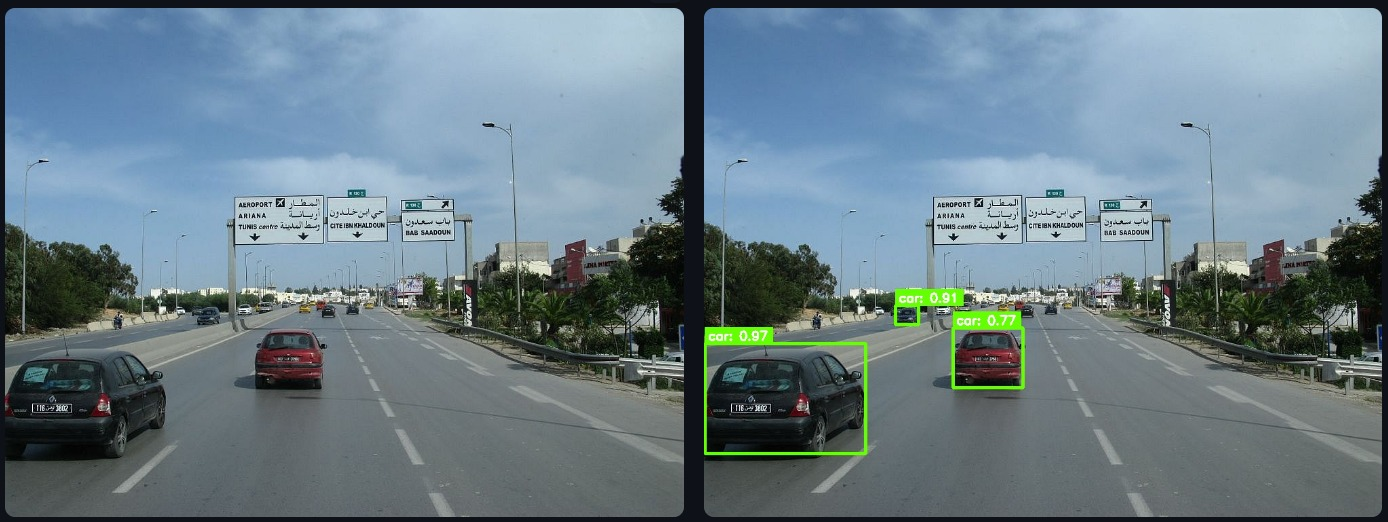
#> input picture images/1.jpg, 1388 x 522 px; its folder holds only this picture in this run
$ python -i image_enhancing.py   (imports and definitions only)
#> lines starting #> are read from the running program, lines starting #| are printed output that depends on the picture; after the words box and inside, x2 and y2 are one past the last pixel; in counts of white or black regions, pixels touching at a corner belong together
#> in enhance_all_methods, img is the input picture: shape (522, 1388, 3); mean B, G, R 135.7, 125.7, 106.5
"""
Batch Plate Enhancement Script
Reads all detected plates and applies ALL enhancement methods
Creates multiple enhanced versions for better OCR options
"""
import cv2
import numpy as np
from pathlib import Path
import os

# Get the base directory (where this script is located)
BASE_DIR = Path(__file__).parent.parent.parent.absolute()  # Go up to AutoPlateTN root


class PlateEnhancer:
    """Class for enhancing license plate image quality before OCR"""

    def __init__(self):
        """Initialize the enhancer"""
        pass

    def enhance(self, image, method='full'):
        """
        Enhance plate image quality

        Args:
            image: BGR numpy array or path to image
            method: 'full', 'light', 'aggressive', or 'none'

        Returns:
            Enhanced image (BGR format)
        """
        # Load image if it's a path
        if isinstance(image, (str, Path)):
            img = cv2.imread(str(image))
            if img is None:
                raise ValueError(f"Cannot load image: {image}")
        else:
            img = image.copy()

        if img is None or img.size == 0:
            raise ValueError("Empty or invalid image")

        # Apply selected method
        if method == 'full':
            return self._full_enhancement(img)
        elif method == 'light':
            return self._light_enhancement(img)
        elif method == 'aggressive':
            return self._aggressive_enhancement(img)
        elif method == 'none':
            return img
        else:
            raise ValueError(f"Unknown method: {method}. Use 'full', 'light', 'aggressive', or 'none'")

    def _full_enhancement(self, image):
        """
        Full preprocessing (recommended for most cases)
        - Denoising
        - 4x Upscaling
        - CLAHE (contrast enhancement)
        - Gamma correction
        - Sharpening
        - Bilateral filter
        - Combined binarization
        - Morphology
        """
        # Convert to grayscale
        if len(image.shape) == 3:
            gray = cv2.cvtColor(image, cv2.COLOR_BGR2GRAY)
        else:
            gray = image

        # 1. Initial denoising
        gray = cv2.fastNlMeansDenoising(gray, None, h=10, templateWindowSize=7, searchWindowSize=21)

        # 2. 4x upscaling to capture details
        h, w = gray.shape[:2]
        gray = cv2.resize(gray, (w * 4, h * 4), interpolation=cv2.INTER_CUBIC)
#> gray: shape (2088, 5552)

        # 3. CLAHE for local contrast enhancement
        clahe = cv2.createCLAHE(clipLimit=3.0, tileGridSize=(8, 8))
        gray = clahe.apply(gray)

        # 4. Gamma correction for better visibility
        gamma = 1.2
        inv_gamma = 1.0 / gamma
        table = np.array([((i / 255.0) ** inv_gamma) * 255 for i in range(256)]).astype("uint8")
        gray = cv2.LUT(gray, table)
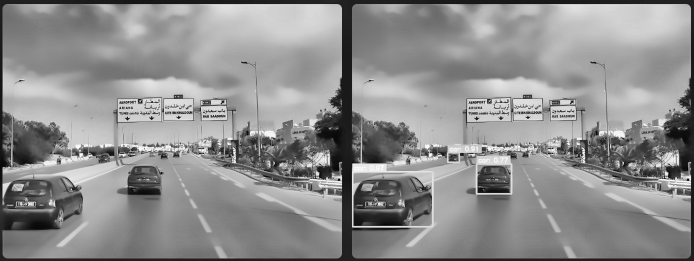
#> gray: shape (2088, 5552) (shown at 1/8 size); min 0, max 255, mean 142.2

        # 5. Sharpening to reduce blur
        gaussian = cv2.GaussianBlur(gray, (0, 0), 2.0)
        sharpened = cv2.addWeighted(gray, 1.5, gaussian, -0.5, 0)

        # 6. Bilateral filter for smoothing while preserving edges
        sharpened = cv2.bilateralFilter(sharpened, d=5, sigmaColor=50, sigmaSpace=50)

        # 7. Polarity detection and inversion if needed
        mean_val = cv2.mean(sharpened)[0]
#> mean_val = 141.9
        if mean_val < 127:
            sharpened = cv2.bitwise_not(sharpened)

        # 8. Combined binarization (Otsu + Adaptive)
        _, binary_otsu = cv2.threshold(sharpened, 0, 255, cv2.THRESH_BINARY + cv2.THRESH_OTSU)
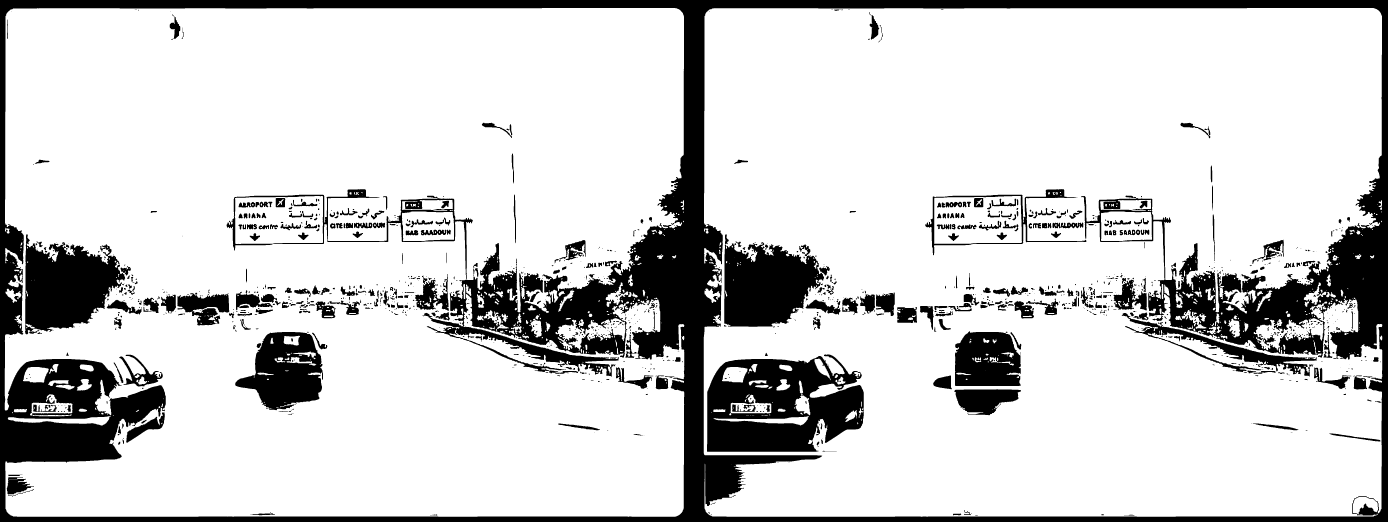
#> binary_otsu: shape (2088, 5552) (shown at 1/4 size); 81.8% white; 1217 black regions (538 under 20 px), largest, box (x1, y1, x2, y2) and area: (0, 0, 5552, 2088) 1297397, (2828, 1418, 3455, 1807) 165569, (100, 937, 501, 1337) 101054
        binary_adaptive = cv2.adaptiveThreshold(
            sharpened, 255, cv2.ADAPTIVE_THRESH_GAUSSIAN_C,
            cv2.THRESH_BINARY, 31, 5
        )
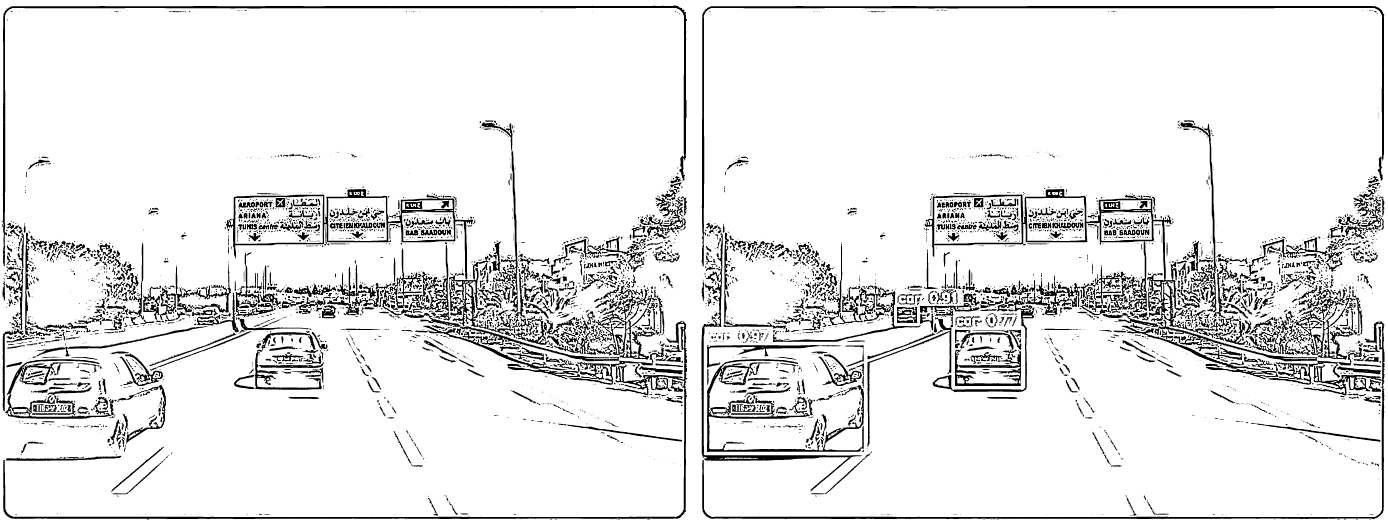
#> binary_adaptive: shape (2088, 5552) (shown at 1/4 size); 90.8% white; 5542 black regions (2907 under 20 px), largest, box (x1, y1, x2, y2) and area: (13, 1283, 2749, 2079) 37721, (3698, 756, 4896, 1363) 37559, (8, 22, 2748, 1065) 37170
        binary = cv2.bitwise_or(binary_otsu, binary_adaptive)
#> binary: shape (2088, 5552); 93.7% white; 3208 black regions (1416 under 20 px), largest, box (x1, y1, x2, y2) and area: (8, 22, 2748, 1065) 37011, (2806, 24, 5537, 1066) 35761, (13, 1283, 2749, 2079) 29821

        # 9. Morphology to connect characters and clean
        kernel_h = cv2.getStructuringElement(cv2.MORPH_RECT, (3, 1))
        binary = cv2.morphologyEx(binary, cv2.MORPH_CLOSE, kernel_h, iterations=1)
#> binary: shape (2088, 5552); 93.8% white; 2947 black regions (1002 under 20 px), largest, box (x1, y1, x2, y2) and area: (8, 22, 2748, 1065) 36971, (2806, 24, 5537, 1066) 35752, (13, 1283, 2749, 2079) 29592

        kernel_small = cv2.getStructuringElement(cv2.MORPH_RECT, (2, 2))
        binary = cv2.morphologyEx(binary, cv2.MORPH_OPEN, kernel_small, iterations=1)
#> binary: shape (2088, 5552); 93.8% white; 2701 black regions (896 under 20 px), largest, box (x1, y1, x2, y2) and area: (9, 23, 2749, 1066) 36984, (2807, 25, 5538, 1067) 35757, (14, 1284, 2750, 2080) 29604

        # Convert back to BGR for saving (3 channels)
        result = cv2.cvtColor(binary, cv2.COLOR_GRAY2BGR)

        return result

    def _light_enhancement(self, image):
        """
        Light preprocessing (for good quality images)
        - Light denoising
        - CLAHE
        """
        if len(image.shape) == 3:
            gray = cv2.cvtColor(image, cv2.COLOR_BGR2GRAY)
        else:
            gray = image

        # Light denoising
        gray = cv2.fastNlMeansDenoising(gray, None, h=8, templateWindowSize=7, searchWindowSize=21)

        # Moderate CLAHE
        clahe = cv2.createCLAHE(clipLimit=2.0, tileGridSize=(8, 8))
        gray = clahe.apply(gray)

        # Convert back to BGR
        result = cv2.cvtColor(gray, cv2.COLOR_GRAY2BGR)

        return result

    def _aggressive_enhancement(self, image):
        """
        Aggressive preprocessing (for very degraded/blurry images)
        - Strong denoising
        - 6x upscaling
        - Aggressive CLAHE
        - Strong sharpening
        - Binarization
        - Strong morphology
        """
        if len(image.shape) == 3:
            gray = cv2.cvtColor(image, cv2.COLOR_BGR2GRAY)
        else:
            gray = image

        # 1. Strong denoising
        gray = cv2.fastNlMeansDenoising(gray, None, h=15, templateWindowSize=7, searchWindowSize=21)
#> gray: shape (522, 1388)

        # 2. 6x upscaling
        h, w = gray.shape[:2]
        gray = cv2.resize(gray, (w * 6, h * 6), interpolation=cv2.INTER_CUBIC)
#> gray: shape (3132, 8328)

        # 3. Aggressive CLAHE
        clahe = cv2.createCLAHE(clipLimit=4.0, tileGridSize=(4, 4))
        gray = clahe.apply(gray)
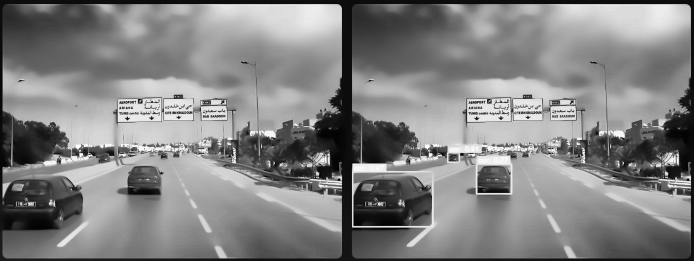
#> gray: shape (3132, 8328) (shown at 1/12 size); min 0, max 255, mean 130.1

        # 4. Strong sharpening
        kernel = np.array([[-1,-1,-1], [-1, 9,-1], [-1,-1,-1]])
        gray = cv2.filter2D(gray, -1, kernel)

        # 5. Inversion if needed
        if cv2.mean(gray)[0] < 127:
            gray = cv2.bitwise_not(gray)

        # 6. Otsu binarization
        _, binary = cv2.threshold(gray, 0, 255, cv2.THRESH_BINARY + cv2.THRESH_OTSU)
#> binary: shape (3132, 8328); 64.6% white; 19269 black regions (18083 under 20 px), largest, box (x1, y1, x2, y2) and area: (0, 0, 8328, 3132) 7592010, (4241, 2080, 5184, 2712) 494428, (1407, 1991, 1938, 2478) 163262

        # 7. Strong morphology
        kernel = cv2.getStructuringElement(cv2.MORPH_RECT, (3, 2))
        binary = cv2.morphologyEx(binary, cv2.MORPH_CLOSE, kernel, iterations=2)
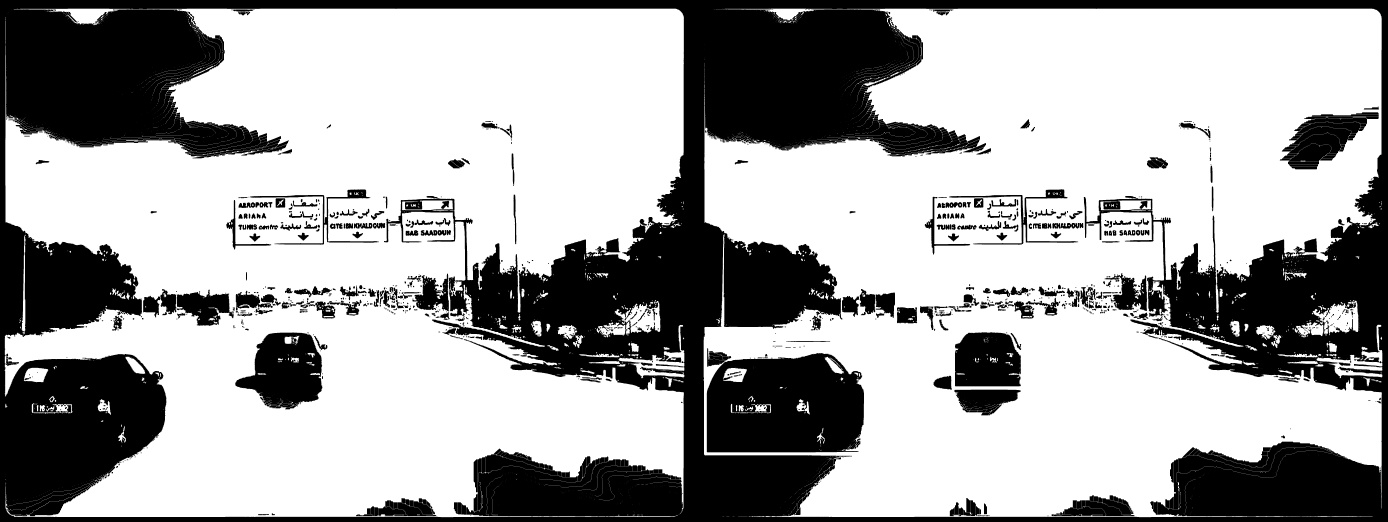
#> binary: shape (3132, 8328) (shown at 1/6 size); 65.5% white; 1331 black regions (157 under 20 px), largest, box (x1, y1, x2, y2) and area: (0, 0, 8328, 3132) 7341068, (4241, 2118, 5184, 2714) 479146, (1411, 1995, 1934, 2445) 155997

        # Convert back to BGR
        result = cv2.cvtColor(binary, cv2.COLOR_GRAY2BGR)

        return result

    def enhance_all_methods(self, image):
        """
        Apply all enhancement methods and return all results

        Args:
            image: Input image (BGR or path)

        Returns:
            dict with all enhancement results
        """
        # Load image if it's a path
        if isinstance(image, (str, Path)):
            img = cv2.imread(str(image))
        else:
            img = image.copy()

        results = {
            'original': img,
            'light': self.enhance(img, method='light'),
            'full': self.enhance(img, method='full'),
            'aggressive': self.enhance(img, method='aggressive')
        }

        return results


# [135 lines left out: functions process_all_plates_all_methods, main, not called in this run]


# [9 lines not run here, left out]

>>> result = PlateEnhancer().enhance_all_methods('../../images/1.jpg')
#> result = 4 items

$ run again, on images/2.jpg
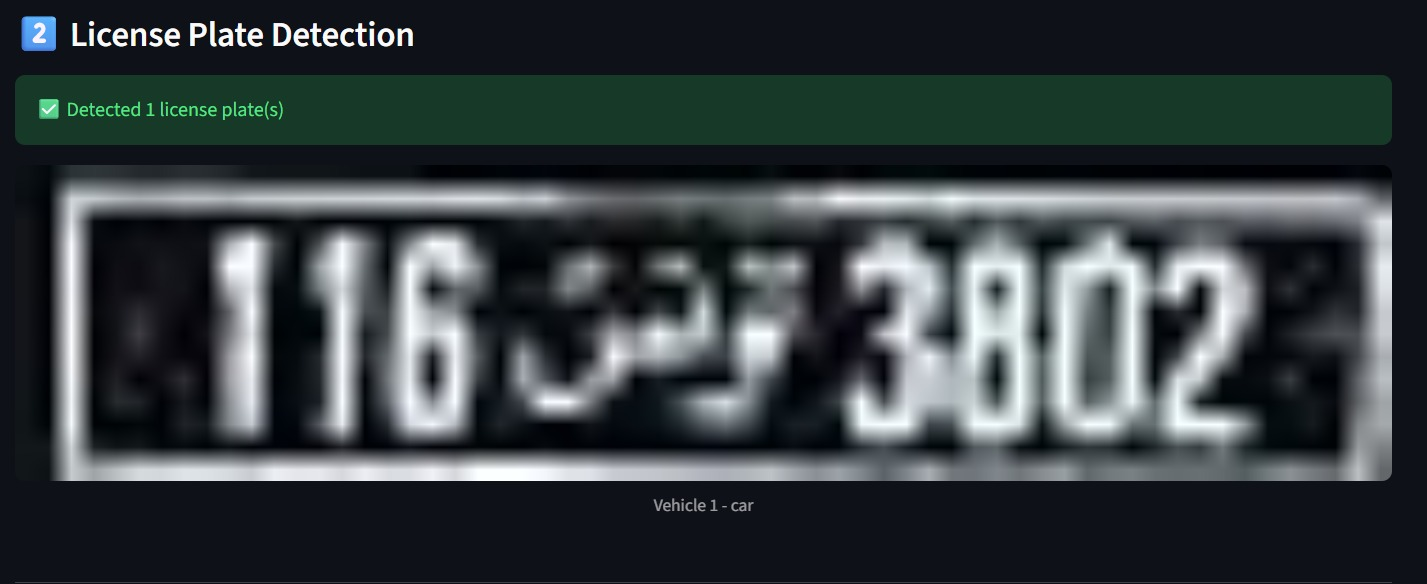
#> input picture images/2.jpg, 1427 x 584 px
#> in enhance_all_methods, img is the input picture: shape (584, 1427, 3); mean B, G, R 65.8, 63.2, 55.4
#> in _full_enhancement, `gray = cv2.LUT(gray, table)`:
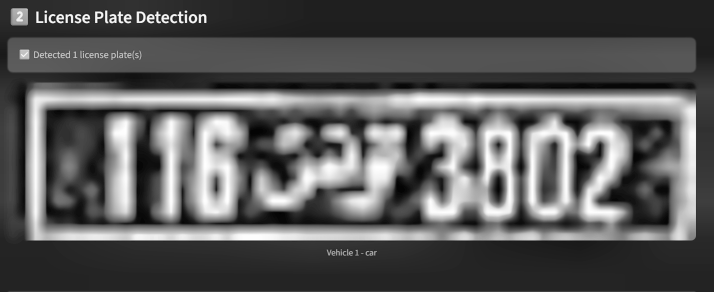
#> gray: shape (2336, 5708) (shown at 1/8 size); min 0, max 255, mean 89.9
#> mean_val = 89.66
#> binary_otsu: shape (2336, 5708); 72.3% white; 70 black regions, largest, box (x1, y1, x2, y2) and area: (208, 711, 5570, 1925) 1985258, (3356, 895, 4144, 1782) 464532, (2030, 989, 3241, 1740) 464046
#> binary_adaptive: shape (2336, 5708); 98.1% white; 1210 black regions (886 under 20 px), largest, box (x1, y1, x2, y2) and area: (208, 750, 5569, 1925) 56404, (60, 2327, 5568, 2333) 33030, (97, 301, 5497, 309) 14083
#> in _aggressive_enhancement, `binary = cv2.morphologyEx(binary, cv2.MORPH_CLOSE, kernel, iterations=2)`:
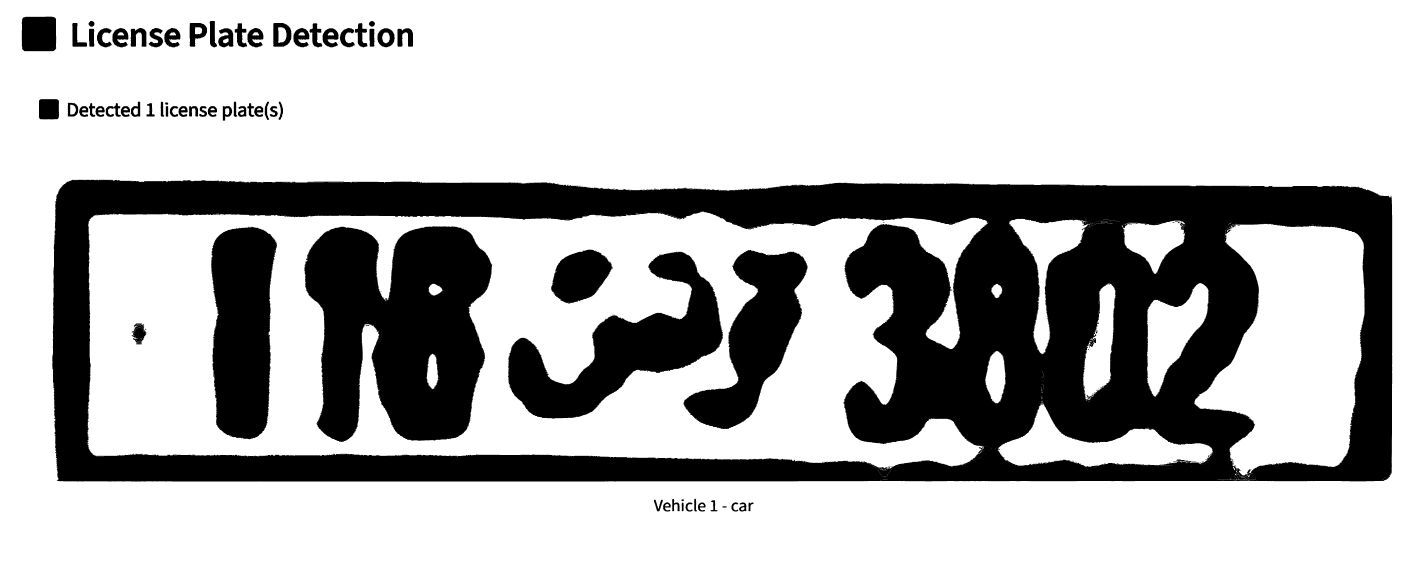
#> binary: shape (3504, 8562) (shown at 1/6 size); 72.4% white; 230 black regions (64 under 20 px), largest, box (x1, y1, x2, y2) and area: (314, 1079, 8353, 2889) 5640125, (1827, 1358, 2953, 2651) 1066431, (3048, 1511, 4338, 2511) 479024
#> `result = PlateEnhancer().enhance_all_methods('../../images/1.jpg')`: result = 4 items
